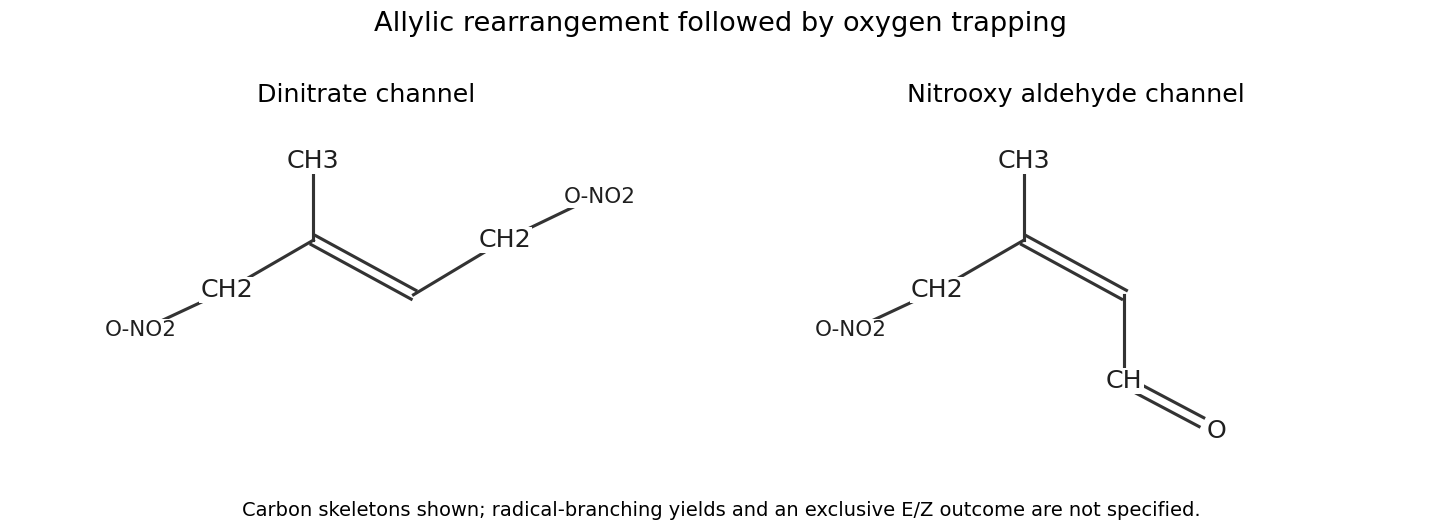

This chart was generated by the following Python code:
"""Original carbon skeletons of nitrate-radical product channels, PNG in cwd."""
from pathlib import Path
import sys
sys.path.insert(0,str(Path(__file__).resolve().parents[2]))
import matplotlib
matplotlib.use('Agg')
import matplotlib.pyplot as plt
from tools.chemistry_diagram import bond,atom,finish,save
fig,axes=plt.subplots(1,2,figsize=(10.3,3.8),facecolor='white')
for i,ax in enumerate(axes):
    # Original labelled skeleton, not a traced source diagram.
    pts=[(-1.6,-.3),(-.65,.25),(.45,-.35),(1.45,.25) if i==0 else (.45,-1.3)]
    bond(ax,pts[0],pts[1]);bond(ax,pts[1],pts[2],2);bond(ax,pts[2],pts[3])
    bond(ax,pts[1],(-.65,1.02));atom(ax,(-.65,1.12),'CH3')
    if i==0:
        atom(ax,pts[0],'CH2');bond(ax,pts[0],(-2.35,-.65));atom(ax,(-2.55,-.74),'O-NO2',size=11)
        atom(ax,pts[3],'CH2');bond(ax,pts[3],(2.22,.62));atom(ax,(2.50,.72),'O-NO2',size=11)
        title='Dinitrate channel'
    else:
        atom(ax,pts[0],'CH2');bond(ax,pts[0],(-2.35,-.65));atom(ax,(-2.55,-.74),'O-NO2',size=11)
        atom(ax,pts[3],'CH');bond(ax,pts[3],(1.30,-1.75),2);atom(ax,(1.47,-1.85),'O')
        title='Nitrooxy aldehyde channel'
    finish(ax,(-3.45,3.3),(-2.2,1.55),title)
fig.suptitle('Allylic rearrangement followed by oxygen trapping',fontsize=14)
fig.text(.5,.03,'Carbon skeletons shown; radical-branching yields and an exclusive E/Z outcome are not specified.',ha='center',fontsize=10)
fig.tight_layout(rect=(0,.09,1,.90));save(fig,'paper-3-isoprene-products.png')
